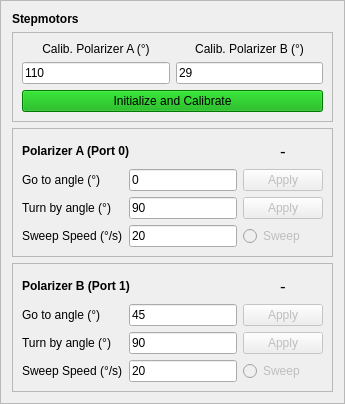
        <widget class="QFrame" name="frame_6">
         <property name="maximumSize">
          <size>
           <width>16777215</width>
           <height>16777215</height>
          </size>
         </property>
         <property name="frameShape">
          <enum>QFrame::StyledPanel</enum>
         </property>
         <property name="frameShadow">
          <enum>QFrame::Raised</enum>
         </property>
         <layout class="QVBoxLayout" name="verticalLayout_2">
          <item>
           <widget class="QLabel" name="label_17">
            <property name="font">
             <font>
              <weight>75</weight>
              <bold>true</bold>
             </font>
            </property>
            <property name="text">
             <string>Stepmotors</string>
            </property>
           </widget>
          </item>
          <item>
           <widget class="QFrame" name="frame_14">
            <property name="frameShape">
             <enum>QFrame::StyledPanel</enum>
            </property>
            <property name="frameShadow">
             <enum>QFrame::Raised</enum>
            </property>
            <layout class="QGridLayout" name="gridLayout_14">
             <item row="4" column="0" colspan="2">
              <widget class="QPushButton" name="PushButtonPolConnect">
               <property name="palette">
                <palette>
                 <active>
                  <colorrole role="WindowText">
                   <brush brushstyle="SolidPattern">
                    <color alpha="255">
                     <red>0</red>
                     <green>0</green>
                     <blue>0</blue>
                    </color>
                   </brush>
                  </colorrole>
                  <colorrole role="Button">
                   <brush brushstyle="SolidPattern">
                    <color alpha="255">
                     <red>0</red>
                     <green>170</green>
                     <blue>0</blue>
                    </color>
                   </brush>
                  </colorrole>
                  <colorrole role="Light">
                   <brush brushstyle="SolidPattern">
                    <color alpha="255">
                     <red>0</red>
                     <green>255</green>
                     <blue>0</blue>
                    </color>
                   </brush>
                  </colorrole>
                  <colorrole role="Midlight">
                   <brush brushstyle="SolidPattern">
                    <color alpha="255">
                     <red>0</red>
                     <green>212</green>
                     <blue>0</blue>
                    </color>
                   </brush>
                  </colorrole>
                  <colorrole role="Dark">
                   <brush brushstyle="SolidPattern">
                    <color alpha="255">
                     <red>0</red>
                     <green>85</green>
                     <blue>0</blue>
                    </color>
                   </brush>
                  </colorrole>
                  <colorrole role="Mid">
                   <brush brushstyle="SolidPattern">
                    <color alpha="255">
                     <red>0</red>
                     <green>113</green>
                     <blue>0</blue>
                    </color>
                   </brush>
                  </colorrole>
                  <colorrole role="Text">
                   <brush brushstyle="SolidPattern">
                    <color alpha="255">
                     <red>0</red>
                     <green>0</green>
                     <blue>0</blue>
                    </color>
                   </brush>
                  </colorrole>
                  <colorrole role="BrightText">
                   <brush brushstyle="SolidPattern">
                    <color alpha="255">
                     <red>255</red>
                     <green>255</green>
                     <blue>255</blue>
                    </color>
                   </brush>
                  </colorrole>
                  <colorrole role="ButtonText">
                   <brush brushstyle="SolidPattern">
                    <color alpha="255">
                     <red>0</red>
                     <green>0</green>
                     <blue>0</blue>
                    </color>
                   </brush>
                  </colorrole>
                  <colorrole role="Base">
                   <brush brushstyle="SolidPattern">
                    <color alpha="255">
                     <red>255</red>
                     <green>255</green>
                     <blue>255</blue>
                    </color>
                   </brush>
                  </colorrole>
                  <colorrole role="Window">
                   <brush brushstyle="SolidPattern">
                    <color alpha="255">
                     <red>0</red>
                     <green>170</green>
                     <blue>0</blue>
                    </color>
                   </brush>
                  </colorrole>
                  <colorrole role="Shadow">
                   <brush brushstyle="SolidPattern">
                    <color alpha="255">
                     <red>0</red>
                     <green>0</green>
                     <blue>0</blue>
                    </color>
                   </brush>
                  </colorrole>
                  <colorrole role="AlternateBase">
                   <brush brushstyle="SolidPattern">
                    <color alpha="255">
                     <red>127</red>
                     <green>212</green>
                     <blue>127</blue>
                    </color>
                   </brush>
                  </colorrole>
                  <colorrole role="ToolTipBase">
                   <brush brushstyle="SolidPattern">
                    <color alpha="255">
                     <red>255</red>
                     <green>255</green>
                     <blue>220</blue>
                    </color>
                   </brush>
                  </colorrole>
                  <colorrole role="ToolTipText">
                   <brush brushstyle="SolidPattern">
                    <color alpha="255">
                     <red>0</red>
                     <green>0</green>
                     <blue>0</blue>
                    </color>
                   </brush>
                  </colorrole>
                  <colorrole role="PlaceholderText">
                   <brush brushstyle="SolidPattern">
                    <color alpha="127">
                     <red>0</red>
                     <green>0</green>
                     <blue>0</blue>
                    </color>
                   </brush>
                  </colorrole>
                 </active>
                 <inactive>
                  <colorrole role="WindowText">
                   <brush brushstyle="SolidPattern">
                    <color alpha="255">
                     <red>0</red>
                     <green>0</green>
                     <blue>0</blue>
                    </color>
                   </brush>
                  </colorrole>
                  <colorrole role="Button">
                   <brush brushstyle="SolidPattern">
                    <color alpha="255">
                     <red>0</red>
                     <green>170</green>
                     <blue>0</blue>
                    </color>
                   </brush>
                  </colorrole>
                  <colorrole role="Light">
                   <brush brushstyle="SolidPattern">
                    <color alpha="255">
                     <red>0</red>
                     <green>255</green>
                     <blue>0</blue>
                    </color>
                   </brush>
                  </colorrole>
                  <colorrole role="Midlight">
                   <brush brushstyle="SolidPattern">
                    <color alpha="255">
                     <red>0</red>
                     <green>212</green>
                     <blue>0</blue>
                    </color>
                   </brush>
                  </colorrole>
                  <colorrole role="Dark">
                   <brush brushstyle="SolidPattern">
                    <color alpha="255">
                     <red>0</red>
                     <green>85</green>
                     <blue>0</blue>
                    </color>
                   </brush>
                  </colorrole>
                  <colorrole role="Mid">
                   <brush brushstyle="SolidPattern">
                    <color alpha="255">
                     <red>0</red>
                     <green>113</green>
                     <blue>0</blue>
                    </color>
                   </brush>
                  </colorrole>
                  <colorrole role="Text">
                   <brush brushstyle="SolidPattern">
                    <color alpha="255">
                     <red>0</red>
                     <green>0</green>
                     <blue>0</blue>
                    </color>
                   </brush>
                  </colorrole>
                  <colorrole role="BrightText">
                   <brush brushstyle="SolidPattern">
                    <color alpha="255">
                     <red>255</red>
                     <green>255</green>
                     <blue>255</blue>
                    </color>
                   </brush>
                  </colorrole>
                  <colorrole role="ButtonText">
                   <brush brushstyle="SolidPattern">
                    <color alpha="255">
                     <red>0</red>
                     <green>0</green>
                     <blue>0</blue>
                    </color>
                   </brush>
                  </colorrole>
                  <colorrole role="Base">
                   <brush brushstyle="SolidPattern">
                    <color alpha="255">
                     <red>255</red>
                     <green>255</green>
                     <blue>255</blue>
                    </color>
                   </brush>
                  </colorrole>
                  <colorrole role="Window">
                   <brush brushstyle="SolidPattern">
                    <color alpha="255">
                     <red>0</red>
                     <green>170</green>
                     <blue>0</blue>
                    </color>
                   </brush>
                  </colorrole>
                  <colorrole role="Shadow">
                   <brush brushstyle="SolidPattern">
                    <color alpha="255">
                     <red>0</red>
                     <green>0</green>
                     <blue>0</blue>
                    </color>
                   </brush>
                  </colorrole>
                  <colorrole role="AlternateBase">
                   <brush brushstyle="SolidPattern">
                    <color alpha="255">
                     <red>127</red>
                     <green>212</green>
                     <blue>127</blue>
                    </color>
                   </brush>
                  </colorrole>
                  <colorrole role="ToolTipBase">
                   <brush brushstyle="SolidPattern">
                    <color alpha="255">
                     <red>255</red>
                     <green>255</green>
                     <blue>220</blue>
                    </color>
                   </brush>
                  </colorrole>
                  <colorrole role="ToolTipText">
                   <brush brushstyle="SolidPattern">
                    <color alpha="255">
                     <red>0</red>
                     <green>0</green>
                     <blue>0</blue>
                    </color>
                   </brush>
                  </colorrole>
                  <colorrole role="PlaceholderText">
                   <brush brushstyle="SolidPattern">
                    <color alpha="127">
                     <red>0</red>
                     <green>0</green>
                     <blue>0</blue>
                    </color>
                   </brush>
                  </colorrole>
                 </inactive>
                 <disabled>
                  <colorrole role="WindowText">
                   <brush brushstyle="SolidPattern">
                    <color alpha="255">
                     <red>0</red>
                     <green>85</green>
                     <blue>0</blue>
                    </color>
                   </brush>
                  </colorrole>
                  <colorrole role="Button">
                   <brush brushstyle="SolidPattern">
                    <color alpha="255">
                     <red>0</red>
                     <green>170</green>
                     <blue>0</blue>
                    </color>
                   </brush>
                  </colorrole>
                  <colorrole role="Light">
                   <brush brushstyle="SolidPattern">
                    <color alpha="255">
                     <red>0</red>
                     <green>255</green>
                     <blue>0</blue>
                    </color>
                   </brush>
                  </colorrole>
                  <colorrole role="Midlight">
                   <brush brushstyle="SolidPattern">
                    <color alpha="255">
                     <red>0</red>
                     <green>212</green>
                     <blue>0</blue>
                    </color>
                   </brush>
                  </colorrole>
                  <colorrole role="Dark">
                   <brush brushstyle="SolidPattern">
                    <color alpha="255">
                     <red>0</red>
                     <green>85</green>
                     <blue>0</blue>
                    </color>
                   </brush>
                  </colorrole>
                  <colorrole role="Mid">
                   <brush brushstyle="SolidPattern">
                    <color alpha="255">
                     <red>0</red>
                     <green>113</green>
                     <blue>0</blue>
                    </color>
                   </brush>
                  </colorrole>
                  <colorrole role="Text">
                   <brush brushstyle="SolidPattern">
                    <color alpha="255">
                     <red>0</red>
                     <green>85</green>
                     <blue>0</blue>
                    </color>
                   </brush>
                  </colorrole>
                  <colorrole role="BrightText">
                   <brush brushstyle="SolidPattern">
                    <color alpha="255">
                     <red>255</red>
                     <green>255</green>
                     <blue>255</blue>
                    </color>
                   </brush>
                  </colorrole>
                  <colorrole role="ButtonText">
                   <brush brushstyle="SolidPattern">
                    <color alpha="255">
                     <red>0</red>
                     <green>85</green>
                     <blue>0</blue>
                    </color>
                   </brush>
                  </colorrole>
                  <colorrole role="Base">
                   <brush brushstyle="SolidPattern">
                    <color alpha="255">
                     <red>0</red>
                     <green>170</green>
                     <blue>0</blue>
                    </color>
                   </brush>
                  </colorrole>
                  <colorrole role="Window">
                   <brush brushstyle="SolidPattern">
                    <color alpha="255">
                     <red>0</red>
                     <green>170</green>
                     <blue>0</blue>
                    </color>
                   </brush>
                  </colorrole>
                  <colorrole role="Shadow">
                   <brush brushstyle="SolidPattern">
                    <color alpha="255">
                     <red>0</red>
                     <green>0</green>
                     <blue>0</blue>
                    </color>
                   </brush>
                  </colorrole>
                  <colorrole role="AlternateBase">
                   <brush brushstyle="SolidPattern">
                    <color alpha="255">
                     <red>0</red>
                     <green>170</green>
                     <blue>0</blue>
                    </color>
                   </brush>
                  </colorrole>
                  <colorrole role="ToolTipBase">
                   <brush brushstyle="SolidPattern">
                    <color alpha="255">
                     <red>255</red>
                     <green>255</green>
                     <blue>220</blue>
                    </color>
                   </brush>
                  </colorrole>
                  <colorrole role="ToolTipText">
                   <brush brushstyle="SolidPattern">
                    <color alpha="255">
                     <red>0</red>
                     <green>0</green>
                     <blue>0</blue>
                    </color>
                   </brush>
                  </colorrole>
                  <colorrole role="PlaceholderText">
                   <brush brushstyle="SolidPattern">
                    <color alpha="127">
                     <red>0</red>
                     <green>85</green>
                     <blue>0</blue>
                    </color>
                   </brush>
                  </colorrole>
                 </disabled>
                </palette>
               </property>
               <property name="focusPolicy">
                <enum>Qt::ClickFocus</enum>
               </property>
               <property name="text">
                <string>Initialize and Calibrate</string>
               </property>
               <property name="checkable">
                <bool>false</bool>
               </property>
              </widget>
             </item>
             <item row="3" column="0">
              <widget class="QLineEdit" name="LineEditPolAGo_2">
               <property name="text">
                <string>110</string>
               </property>
              </widget>
             </item>
             <item row="2" column="1">
              <widget class="QLabel" name="label_51">
               <property name="font">
                <font>
                 <weight>50</weight>
                 <bold>false</bold>
                </font>
               </property>
               <property name="text">
                <string>Calib. Polarizer B (°)</string>
               </property>
               <property name="alignment">
                <set>Qt::AlignCenter</set>
               </property>
              </widget>
             </item>
             <item row="3" column="1">
              <widget class="QLineEdit" name="LineEditPolBGo_2">
               <property name="text">
                <string>29</string>
               </property>
              </widget>
             </item>
             <item row="2" column="0">
              <widget class="QLabel" name="label_35">
               <property name="font">
                <font>
                 <weight>50</weight>
                 <bold>false</bold>
                </font>
               </property>
               <property name="text">
                <string>Calib. Polarizer A (°)</string>
               </property>
               <property name="alignment">
                <set>Qt::AlignCenter</set>
               </property>
              </widget>
             </item>
            </layout>
           </widget>
          </item>
          <item>
           <widget class="QFrame" name="frame_7">
            <property name="frameShape">
             <enum>QFrame::StyledPanel</enum>
            </property>
            <property name="frameShadow">
             <enum>QFrame::Raised</enum>
            </property>
            <layout class="QGridLayout" name="gridLayout_5">
             <item row="5" column="0">
              <widget class="QLabel" name="label_39">
               <property name="text">
                <string>Sweep Speed (°/s)</string>
               </property>
              </widget>
             </item>
             <item row="3" column="2">
              <widget class="QPushButton" name="PushButtonPolAGo">
               <property name="enabled">
                <bool>false</bool>
               </property>
               <property name="text">
                <string>Apply</string>
               </property>
              </widget>
             </item>
             <item row="4" column="2">
              <widget class="QPushButton" name="PushButtonPolATurn">
               <property name="enabled">
                <bool>false</bool>
               </property>
               <property name="text">
                <string>Apply</string>
               </property>
              </widget>
             </item>
             <item row="1" column="2">
              <widget class="QLabel" name="LabelPolAPosition">
               <property name="minimumSize">
                <size>
                 <width>0</width>
                 <height>25</height>
                </size>
               </property>
               <property name="maximumSize">
                <size>
                 <width>16777215</width>
                 <height>25</height>
                </size>
               </property>
               <property name="font">
                <font>
                 <pointsize>13</pointsize>
                </font>
               </property>
               <property name="text">
                <string>-</string>
               </property>
               <property name="alignment">
                <set>Qt::AlignCenter</set>
               </property>
              </widget>
             </item>
             <item row="3" column="1">
              <widget class="QLineEdit" name="LineEditPolAGo">
               <property name="text">
                <string>0</string>
               </property>
              </widget>
             </item>
             <item row="5" column="2">
              <widget class="QRadioButton" name="RadioButtonPolASweep">
               <property name="enabled">
                <bool>false</bool>
               </property>
               <property name="layoutDirection">
                <enum>Qt::LeftToRight</enum>
               </property>
               <property name="text">
                <string>Sweep</string>
               </property>
              </widget>
             </item>
             <item row="3" column="0">
              <widget class="QLabel" name="label_19">
               <property name="text">
                <string>Go to angle (°)</string>
               </property>
              </widget>
             </item>
             <item row="5" column="1">
              <widget class="QLineEdit" name="LineEditPolASweep">
               <property name="text">
                <string>20</string>
               </property>
              </widget>
             </item>
             <item row="1" column="0" colspan="2">
              <widget class="QLabel" name="label_20">
               <property name="font">
                <font>
                 <weight>75</weight>
                 <bold>true</bold>
                </font>
               </property>
               <property name="text">
                <string>Polarizer A (Port 0)</string>
               </property>
              </widget>
             </item>
             <item row="4" column="0">
              <widget class="QLabel" name="label_18">
               <property name="text">
                <string>Turn by angle (°)</string>
               </property>
              </widget>
             </item>
             <item row="4" column="1">
              <widget class="QLineEdit" name="LineEditPolATurn">
               <property name="text">
                <string>90</string>
               </property>
              </widget>
             </item>
            </layout>
           </widget>
          </item>
          <item>
           <widget class="QFrame" name="frame_15">
            <property name="frameShape">
             <enum>QFrame::StyledPanel</enum>
            </property>
            <property name="frameShadow">
             <enum>QFrame::Raised</enum>
            </property>
            <layout class="QGridLayout" name="gridLayout_12">
             <item row="4" column="0">
              <widget class="QLabel" name="label_44">
               <property name="text">
                <string>Turn by angle (°)</string>
               </property>
              </widget>
             </item>
             <item row="3" column="2">
              <widget class="QPushButton" name="PushButtonPolBGo">
               <property name="enabled">
                <bool>false</bool>
               </property>
               <property name="text">
                <string>Apply</string>
               </property>
              </widget>
             </item>
             <item row="5" column="1">
              <widget class="QLineEdit" name="LineEditPolBSweep">
               <property name="text">
                <string>20</string>
               </property>
              </widget>
             </item>
             <item row="4" column="1">
              <widget class="QLineEdit" name="LineEditPolBTurn">
               <property name="text">
                <string>90</string>
               </property>
              </widget>
             </item>
             <item row="3" column="0">
              <widget class="QLabel" name="label_46">
               <property name="text">
                <string>Go to angle (°)</string>
               </property>
              </widget>
             </item>
             <item row="1" column="0" colspan="2">
              <widget class="QLabel" name="label_45">
               <property name="font">
                <font>
                 <weight>75</weight>
                 <bold>true</bold>
                </font>
               </property>
               <property name="text">
                <string>Polarizer B (Port 1)</string>
               </property>
              </widget>
             </item>
             <item row="5" column="0">
              <widget class="QLabel" name="label_47">
               <property name="text">
                <string>Sweep Speed (°/s)</string>
               </property>
              </widget>
             </item>
             <item row="3" column="1">
              <widget class="QLineEdit" name="LineEditPolBGo">
               <property name="text">
                <string>45</string>
               </property>
              </widget>
             </item>
             <item row="5" column="2">
              <widget class="QRadioButton" name="RadioButtonPolBSweep">
               <property name="enabled">
                <bool>false</bool>
               </property>
               <property name="layoutDirection">
                <enum>Qt::LeftToRight</enum>
               </property>
               <property name="text">
                <string>Sweep</string>
               </property>
              </widget>
             </item>
             <item row="4" column="2">
              <widget class="QPushButton" name="PushButtonPolBTurn">
               <property name="enabled">
                <bool>false</bool>
               </property>
               <property name="text">
                <string>Apply</string>
               </property>
              </widget>
             </item>
             <item row="1" column="2">
              <widget class="QLabel" name="LabelPolBPosition">
               <property name="minimumSize">
                <size>
                 <width>0</width>
                 <height>25</height>
                </size>
               </property>
               <property name="maximumSize">
                <size>
                 <width>16777215</width>
                 <height>25</height>
                </size>
               </property>
               <property name="font">
                <font>
                 <pointsize>13</pointsize>
                </font>
               </property>
               <property name="text">
                <string>-</string>
               </property>
               <property name="alignment">
                <set>Qt::AlignCenter</set>
               </property>
              </widget>
             </item>
            </layout>
           </widget>
          </item>
         </layout>
        </widget>
